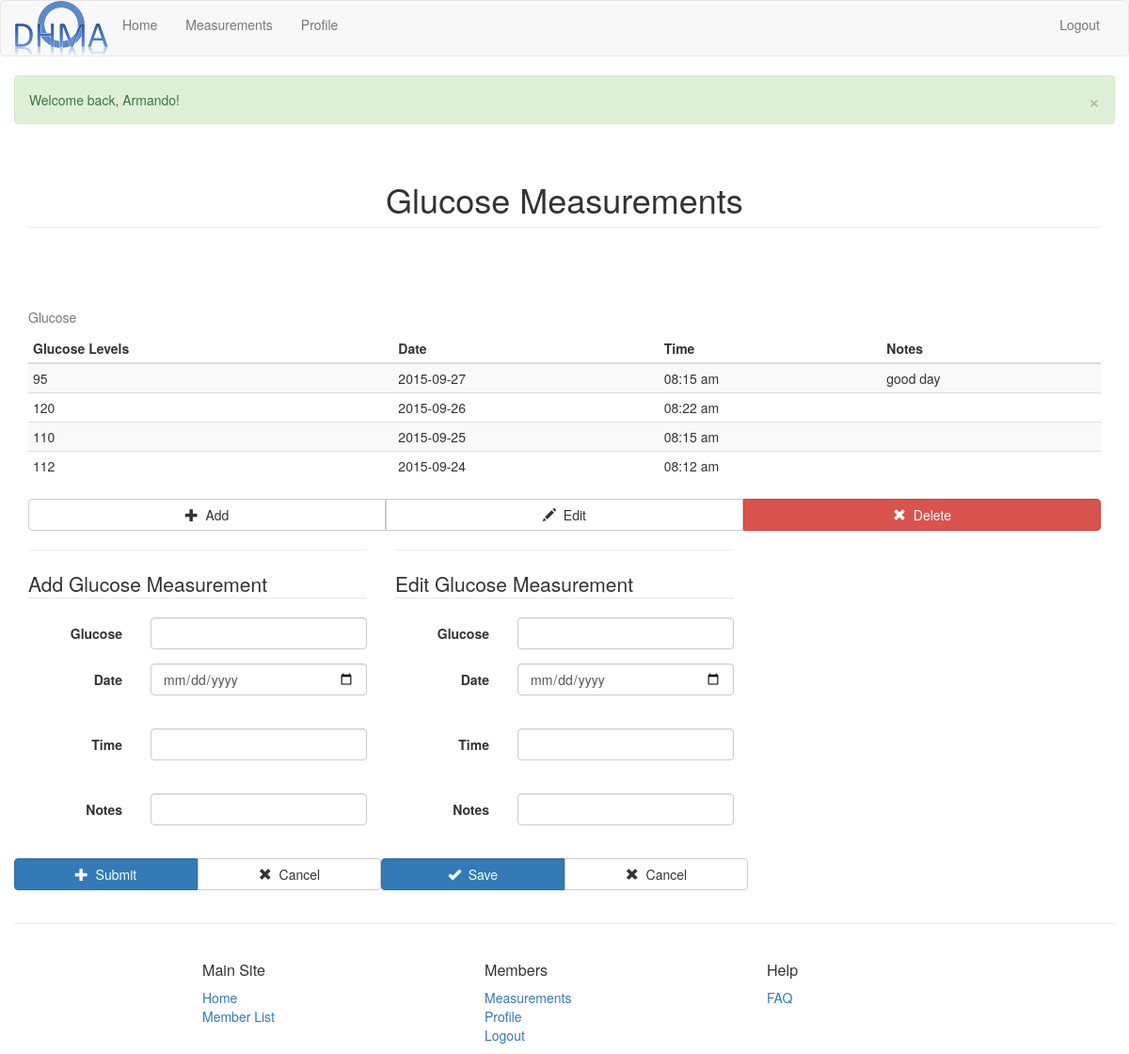
Screenshot of /WebContent/measurements_show_glucose (signed in) with the database file from the repository.
### tables this page shows
create table GlucoseMeasurements(
    glucoseID           integer primary key auto_increment,
    glucose             integer not null,
    dateAndTime         datetime not null,
    notes               varchar(255),
    userID              integer not null,
    foreign key (userID) references Users (userID) on delete cascade,
    constraint uniq_meas unique (dateAndTime, userID)
);

### WebContent/models/GlucoseMeasurement.class.php (called while the page is built, shortened)
<?php
class GlucoseMeasurement extends GenericModelObject {
    private $formInput;
    private $datetime;
    private $notes;
    private $glucose;
    public function __construct($formInput = null) {
        $this->formInput = $formInput;
    }
    public function getDateTime() {
        return $this->datetime;
    }
    public function getDate() {
        return is_object($this->datetime) ? $this->datetime->format("Y-m-d") : '';
    }
    public function getTime() {
        return is_object($this->datetime) ? $this->datetime->format("h:i a") : '';
    }
    public function getNotes() {
        return $this->notes;
    }
    public function getMeasurement() {
        return $this->glucose;
    }
    private function validateDateAndTime() {
        if (array_key_exists('dateAndTime', $this->formInput)) {
            $datetime = $this->extractForm($this->formInput, "dateAndTime");
            list($date, $time) = preg_split("/ /", $datetime);
        } else {
            $date = $this->extractForm($this->formInput, "date");
            $time = $this->extractForm($this->formInput, "time");
        }
        $this->datetime = new DateTime();
        try { $dt = new DateTime($date . ' ' . $time); }
        catch (Exception $e) {
            $this->setError("dateAndTime", "DATE_AND_TIME_INVALID");
            return;
        }
        $this->datetime = $dt;
    }
    private function validateNotes() {
        $this->notes = $this->extractForm($this->formInput, "notes");
        if (empty($this->notes))
            return;
    }
    private function validateMeasurement() {
        $this->glucose = $this->extractForm($this->formInput, "glucose");
        $this->glucose = (int)$this->glucose;
    }
}
?>

### WebContent/models/GlucoseMeasurementsDB.class.php (called while the page is built, shortened)
<?php
class GlucoseMeasurementsDB {
    public static function getMeasurementsBy($type, $value, $order = 'desc') {
        $measurementsArray = array();
        try {
            $db = Database::getDB();
            $stmt = $db->prepare(
                "select userName, glucoseID, glucose, dateAndTime, notes, userID
                from Users join GlucoseMeasurements using (userID)
                where ($type = :$type)
                order by dateAndTime $order");
            $stmt->execute(array(":$type" => $value));
            foreach ($stmt as $row) {
                $measurement = new GlucoseMeasurement($row);
                if (is_object($measurement) && $measurement->getErrorCount() == 0)
                    $measurementsArray[] = $measurement;
            }
        } catch (PDOException $e) {
            echo $e->getMessage();
        } catch (RuntimeException $e) {
            echo $e->getMessage();
        }
        return $measurementsArray;
    }
}
?>

### WebContent/models/GenericModelObject.class.php (called while the page is built, shortened)
<?php
abstract class GenericModelObject {
    protected function extractForm($formInput, $valueName) {
        $value = "";
        if (isset($formInput[$valueName])) {
            $value = trim($formInput[$valueName]);
            $value = stripslashes($value);
            $value = htmlspecialchars($value);
        }
        return $value;
    }
}
?>

### WebContent/views/GlucoseMeasurementsView.class.php (the view, shortened to what this page needs)
<?php
class GlucoseMeasurementsView {
    public static function show() {
        GlucoseMeasurementsView::showBody();
    }
    public static function showBody() {
            ?><p>Error: measurements not found</p><?php
        $measurements = $_SESSION['measurements'];
        ?>
<section id="glucose" class="row">
    <div id="view_glucose_section" class="col-sm-12">
        <div class="row">
            <div class="col-sm-12">
                <h2></h2><?php
                if (!isset($measurements["glucose"]) || empty($measurements["glucose"])):
                        ?><p>No glucose measurements to show yet</p><?php
                else:
                    $i = 0; ?>
                <table class="table table-striped table-hover table-condensed table-responsive">
                    <caption>Glucose</caption>
                    <thead>
                        <tr>
                            <th>Glucose Levels</th>
                            <th>Date</th>
                            <th>Time</th>
                            <th>Notes</th>
                        </tr>
                    </thead>
                    <tbody><?php
                    foreach ($measurements["glucose"] as $glucose): ?>
                        <tr id="glucose_<?=$glucose->getDateTime()->format('Y-m-d_H-i')?>" class="measurementRow">
                            <td id="glucose_glucose_<?=$glucose->getDateTime()->format('Y-m-d_H-i')?>"><?=$glucose->getMeasurement()?></td>
                            <td id="date_glucose_<?=$glucose->getDateTime()->format('Y-m-d_H-i')?>"><?=$glucose->getDate()?></td>
                            <td id="time_glucose_<?=$glucose->getDateTime()->format('Y-m-d_H-i')?>"><?=$glucose->getTime()?></td>
                            <td id="notes_glucose_<?=$glucose->getDateTime()->format('Y-m-d_H-i')?>"><?=$glucose->getNotes()?></td>
                        </tr><?php
                    endforeach; ?>
                    </tbody>
                </table><?php
                endif; ?>
            </div>
        </div>
        <div class="row">
            <div class="col-sm-12">
                <div class="btn-group btn-group-justified" role="group">
                    <div class="btn-group" role="group">
                        <button type="button" id="add_glucose_btn" class="addMeasurement btn btn-default">
                            <span class="glyphicon glyphicon-plus"></span>
                            &nbsp;Add
                        </button>
                    </div>
                    <div class="btn-group" role="group">
                        <button type="button" id="edit_glucose_btn" class="editMeasurement btn btn-default">
                            <span class="glyphicon glyphicon-pencil"></span>
                            &nbsp;Edit
                        </button>
                    </div>
                    <div class="btn-group" role="group">
                        <button type="button" id="delete_glucose_btn" class="deleteMeasurement btn btn-danger">
                            <span class="glyphicon glyphicon-remove"></span>
                            &nbsp;Delete
                        </button>
                    </div>
                </div>
            </div>
        </div>
    </div>
    <div id="add_glucose_section" class="add_measurement_section col-sm-4">
        <hr />
        <form action="measurements_add_glucose" method="post" class="form-horizontal">
        	<fieldset>
        		<legend>Add Glucose Measurement</legend>
                <div class="form-group">
                    <label for="glucose_glucose_add" class="control-label meas-label col-xs-3 col-sm-12 col-md-4">Glucose</label>
                    <div class="col-xs-9 col-sm-12 col-md-8">
                        <input type="text" id="glucose_glucose_add" name="glucose" class="form-control" size="10" autofocus="autofocus" required="required" maxlength="4" tabindex="1" pattern="^[0-9]+$" />
                    </div>
                </div>
                <div class="form-group">
                    <label for="date_glucose_add" class="control-label meas-label col-xs-3 col-sm-12 col-md-4">Date</label>
                    <div class="col-xs-9 col-sm-12 col-md-8">
                        <input type="date" id="date_glucose_add" name="date" required="required" class="form-control" tabindex="3" title="mm/dd/yyyy or mm-dd-yyyy" /><br />
                    </div>
                </div>
                <div class="form-group">
                    <label for="time_glucose_add" class="control-label meas-label col-xs-3 col-sm-12 col-md-4">Time</label>
                    <div class="col-xs-9 col-sm-12 col-md-8">
                        <input type="text" id="time_glucose_add" name="time" required="required" class="form-control" tabindex="4" title="H:M" /><br />
                    </div>
                </div>
                <div class="form-group">
                    <label for="notes_glucose_add" class="control-label meas-label col-xs-3 col-sm-12 col-md-4">Notes</label>
                    <div class="col-xs-9 col-sm-12 col-md-8">
                        <input type="text" id="notes_glucose_add" name="notes" class="form-control" size="30" maxlength="50" tabindex="5" /><br />
                    </div>
                </div>
                <div class="form-group">
                    <div class="btn-group btn-group-justified" role="group">
                        <div class="btn-group" role="group">
                            <button type="submit" id="submitAdd" class="btn btn-primary" tabindex="6">
                                <span class="glyphicon glyphicon-plus"></span>
                                &nbsp;Submit
                            </button>
                        </div>
                        <div class="btn-group" role="group">
                            <button type="button" id="cancel_add_glucose" class="cancelMeasurement btn btn-default">
                                <span class="glyphicon glyphicon-remove"></span>
                                &nbsp;Cancel
                            </button>
                        </div>
                    </div>
                </div>
        	</fieldset>
        </form>
    </div>
    <div id="edit_glucose_section" class="edit_measurement_section col-sm-4">
        <hr />
        <form action="measurements_edit_post_glucose" method="post" class="form-horizontal">
            <fieldset>
                <legend>Edit Glucose Measurement</legend>
                <div class="form-group">
                    <label for="glucose_glucose_edit" class="control-label meas-label col-xs-3 col-sm-12 col-md-4">Glucose</label>
                    <div class="col-xs-9 col-sm-12 col-md-8">
                        <input type="text" id="glucose_glucose_edit" name="glucose" class="form-control" size="10" required="required" maxlength="4" tabindex="1" pattern="^[0-9]+$" />
                    </div>
                </div>
                <div class="form-group">
                    <label for="date_glucose_edit" class="control-label meas-label col-xs-3 col-sm-12 col-md-4">Date</label>
                    <div class="col-xs-9 col-sm-12 col-md-8">
                        <input type="date" id="date_glucose_edit" name="date" required="required" class="form-control" tabindex="3" title="mm/dd/yyyy or mm-dd-yyyy" /><br />
                    </div>
                </div>
                <div class="form-group">
                    <label for="time_glucose_edit" class="control-label meas-label col-xs-3 col-sm-12 col-md-4">Time</label>
                    <div class="col-xs-9 col-sm-12 col-md-8">
                        <input type="text" id="time_glucose_edit" name="time" required="required" class="form-control" tabindex="4" title="H:M" /><br />
                    </div>
                </div>
                <div class="form-group">
                    <label for="notes_glucose_edit" class="control-label meas-label col-xs-3 col-sm-12 col-md-4">Notes</label>
                    <div class="col-xs-9 col-sm-12 col-md-8">
                        <input type="text" id="notes_glucose_edit" name="notes" class="form-control" size="30" maxlength="50" tabindex="5" /><br />
                    </div>
                </div>
                <div class="form-group">
                    <div class="btn-group btn-group-justified" role="group">
                        <div class="btn-group" role="group">
                            <button type="submit" id="submitEdit" class="btn btn-primary" tabindex="6">
                                <span class="glyphicon glyphicon-ok"></span>
                                &nbsp;Save
                            </button>
                        </div>
                        <div class="btn-group" role="group">
                            <button type="button" id="cancel_edit_glucose" class="cancelMeasurement btn btn-default">
                                <span class="glyphicon glyphicon-remove"></span>
                                &nbsp;Cancel
                            </button>
                        </div>
                    </div>
                </div>
            </fieldset>
        </form>
    </div>
</section>
        <?php
    }
}
?>

### rows the page displays
glucosemeasurements: glucose "95", Date "2015-09-27", Time "08:15 am", notes "good day"
glucosemeasurements: glucose "120", Date "2015-09-26", Time "08:22 am"
glucosemeasurements: glucose "110", Date "2015-09-25", Time "08:15 am"
glucosemeasurements: glucose "112", Date "2015-09-24", Time "08:12 am"

### other values shown
$_SESSION['flash'] "Welcome back, Armando!"
$title "Glucose Measurements"
